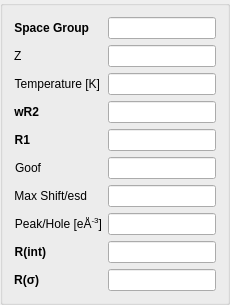
           <widget class="QGroupBox" name="groupBox_2">
            <property name="sizePolicy">
             <sizepolicy hsizetype="Preferred" vsizetype="Preferred">
              <horstretch>2</horstretch>
              <verstretch>2</verstretch>
             </sizepolicy>
            </property>
            <property name="minimumSize">
             <size>
              <width>200</width>
              <height>0</height>
             </size>
            </property>
            <property name="title">
             <string/>
            </property>
            <layout class="QVBoxLayout" name="verticalLayout">
             <item>
              <layout class="QFormLayout" name="formLayout_3">
               <property name="sizeConstraint">
                <enum>QLayout::SetDefaultConstraint</enum>
               </property>
               <item row="0" column="0">
                <widget class="QLabel" name="SpaceGrouplabel">
                 <property name="font">
                  <font>
                   <weight>75</weight>
                   <bold>true</bold>
                  </font>
                 </property>
                 <property name="text">
                  <string>Space Group</string>
                 </property>
                 <property name="alignment">
                  <set>Qt::AlignRight|Qt::AlignTrailing|Qt::AlignVCenter</set>
                 </property>
                </widget>
               </item>
               <item row="0" column="1">
                <widget class="QLineEdit" name="SpaceGroupLineEdit">
                 <property name="minimumSize">
                  <size>
                   <width>0</width>
                   <height>0</height>
                  </size>
                 </property>
                 <property name="readOnly">
                  <bool>true</bool>
                 </property>
                </widget>
               </item>
               <item row="1" column="0">
                <widget class="QLabel" name="zLabel">
                 <property name="text">
                  <string>Z</string>
                 </property>
                </widget>
               </item>
               <item row="1" column="1">
                <widget class="QLineEdit" name="zLineEdit">
                 <property name="readOnly">
                  <bool>true</bool>
                 </property>
                </widget>
               </item>
               <item row="2" column="0">
                <widget class="QLabel" name="temperatureLabel">
                 <property name="text">
                  <string>Temperature [K]</string>
                 </property>
                 <property name="alignment">
                  <set>Qt::AlignRight|Qt::AlignTrailing|Qt::AlignVCenter</set>
                 </property>
                </widget>
               </item>
               <item row="2" column="1">
                <widget class="QLineEdit" name="temperatureLineEdit">
                 <property name="readOnly">
                  <bool>true</bool>
                 </property>
                </widget>
               </item>
               <item row="4" column="0">
                <widget class="QLabel" name="wR2Label">
                 <property name="font">
                  <font>
                   <weight>75</weight>
                   <italic>false</italic>
                   <bold>true</bold>
                  </font>
                 </property>
                 <property name="text">
                  <string>wR2</string>
                 </property>
                 <property name="alignment">
                  <set>Qt::AlignRight|Qt::AlignTrailing|Qt::AlignVCenter</set>
                 </property>
                </widget>
               </item>
               <item row="4" column="1">
                <widget class="QLineEdit" name="wR2LineEdit">
                 <property name="readOnly">
                  <bool>true</bool>
                 </property>
                </widget>
               </item>
               <item row="5" column="0">
                <widget class="QLabel" name="r1Label">
                 <property name="font">
                  <font>
                   <weight>75</weight>
                   <italic>false</italic>
                   <bold>true</bold>
                  </font>
                 </property>
                 <property name="text">
                  <string>R1</string>
                 </property>
                 <property name="alignment">
                  <set>Qt::AlignRight|Qt::AlignTrailing|Qt::AlignVCenter</set>
                 </property>
                </widget>
               </item>
               <item row="5" column="1">
                <widget class="QLineEdit" name="r1LineEdit">
                 <property name="readOnly">
                  <bool>true</bool>
                 </property>
                </widget>
               </item>
               <item row="6" column="0">
                <widget class="QLabel" name="goofLabel">
                 <property name="text">
                  <string>Goof</string>
                 </property>
                 <property name="alignment">
                  <set>Qt::AlignRight|Qt::AlignTrailing|Qt::AlignVCenter</set>
                 </property>
                </widget>
               </item>
               <item row="6" column="1">
                <widget class="QLineEdit" name="goofLineEdit">
                 <property name="readOnly">
                  <bool>true</bool>
                 </property>
                </widget>
               </item>
               <item row="7" column="0">
                <widget class="QLabel" name="maxShiftLabel">
                 <property name="text">
                  <string>Max Shift/esd</string>
                 </property>
                 <property name="alignment">
                  <set>Qt::AlignRight|Qt::AlignTrailing|Qt::AlignVCenter</set>
                 </property>
                </widget>
               </item>
               <item row="7" column="1">
                <widget class="QLineEdit" name="maxShiftLineEdit">
                 <property name="readOnly">
                  <bool>true</bool>
                 </property>
                </widget>
               </item>
               <item row="8" column="0">
                <widget class="QLabel" name="peakLabel">
                 <property name="text">
                  <string>&lt;html&gt;&lt;head/&gt;&lt;body&gt;&lt;p&gt;Peak/Hole [eÅ&lt;span style=&quot; vertical-align:super;&quot;&gt;-3&lt;/span&gt;]&lt;/p&gt;&lt;/body&gt;&lt;/html&gt;</string>
                 </property>
                 <property name="alignment">
                  <set>Qt::AlignRight|Qt::AlignTrailing|Qt::AlignVCenter</set>
                 </property>
                </widget>
               </item>
               <item row="8" column="1">
                <widget class="QLineEdit" name="peakLineEdit">
                 <property name="readOnly">
                  <bool>true</bool>
                 </property>
                </widget>
               </item>
               <item row="9" column="0">
                <widget class="QLabel" name="rintLabel">
                 <property name="font">
                  <font>
                   <weight>75</weight>
                   <bold>true</bold>
                  </font>
                 </property>
                 <property name="text">
                  <string>R(int)</string>
                 </property>
                 <property name="alignment">
                  <set>Qt::AlignRight|Qt::AlignTrailing|Qt::AlignVCenter</set>
                 </property>
                </widget>
               </item>
               <item row="9" column="1">
                <widget class="QLineEdit" name="rintLineEdit">
                 <property name="readOnly">
                  <bool>true</bool>
                 </property>
                </widget>
               </item>
               <item row="10" column="0">
                <widget class="QLabel" name="rsigmaLabel">
                 <property name="font">
                  <font>
                   <weight>75</weight>
                   <bold>true</bold>
                  </font>
                 </property>
                 <property name="text">
                  <string>R(σ)</string>
                 </property>
                 <property name="alignment">
                  <set>Qt::AlignRight|Qt::AlignTrailing|Qt::AlignVCenter</set>
                 </property>
                </widget>
               </item>
               <item row="10" column="1">
                <widget class="QLineEdit" name="rsigmaLineEdit">
                 <property name="readOnly">
                  <bool>true</bool>
                 </property>
                </widget>
               </item>
              </layout>
             </item>
            </layout>
           </widget>
